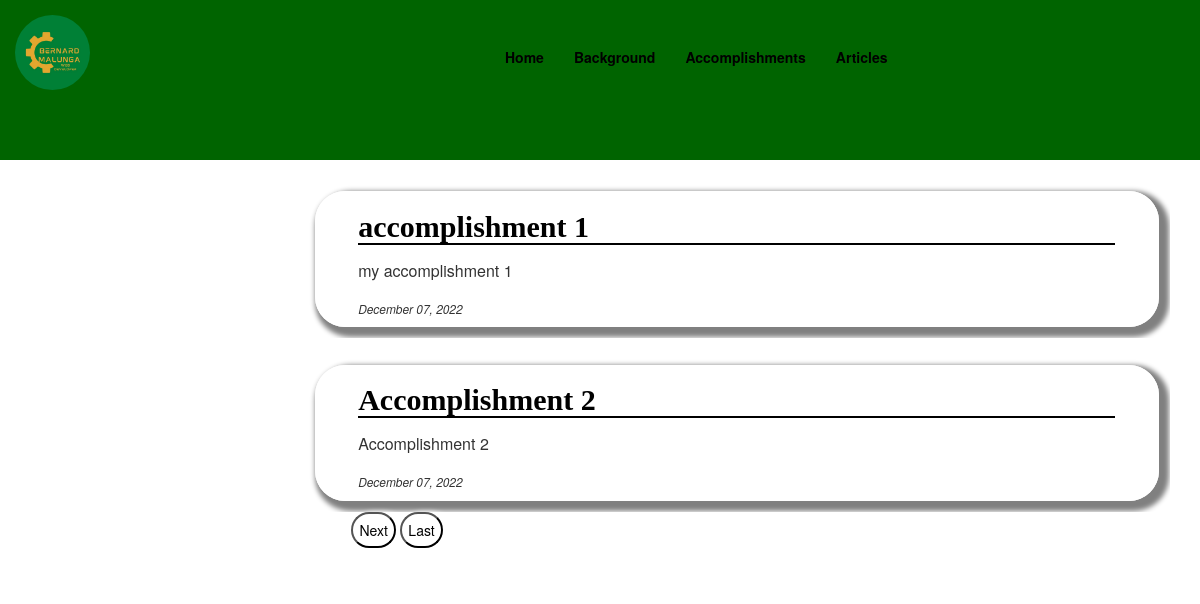
Page /post/ on the earlier database version.
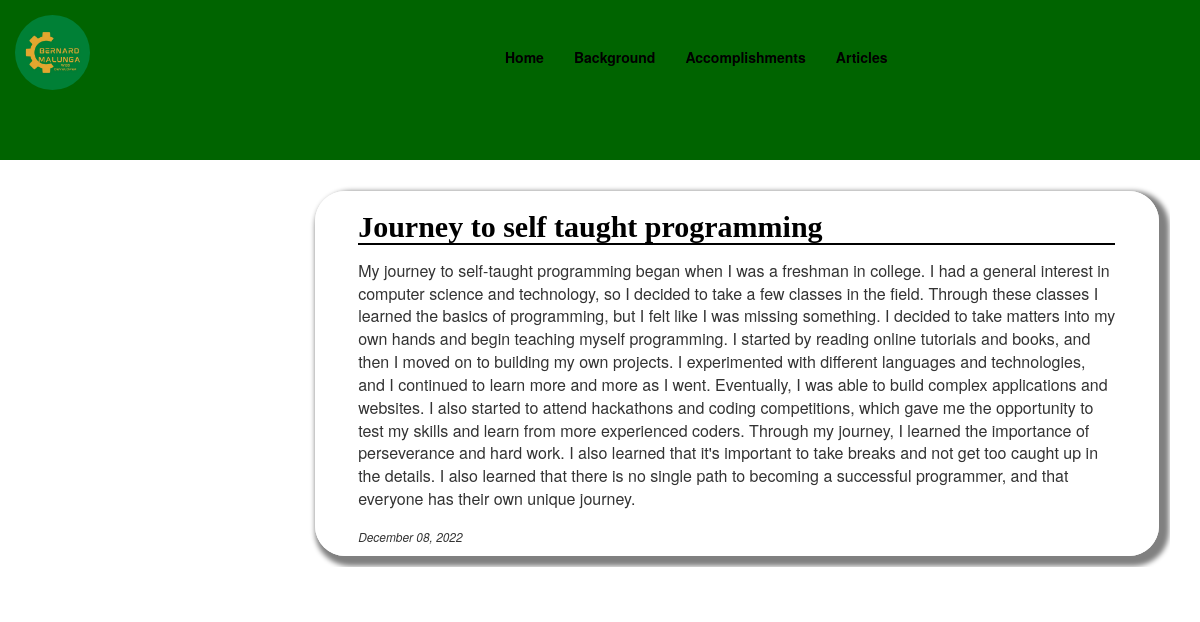
Same page on the later database version.
### mywebsite/models.py (models this page shows, shortened)
class Post(models.Model):
    title = models.CharField(max_length=50)
    content= RichTextUploadingField(blank=True, null=True)
    image = models.ImageField(null=True, blank=True, upload_to='mypics' )
    date = models.DateTimeField(default=timezone.now)

### mywebsite/views.py (the view)
# urls.py: path('post/', PostListView.as_view(), name='post'),
class PostListView(ListView):
    paginate_by= 2
    model = Post
    template_name= 'mywebsite/post.html'
    context_object_name= 'Posts'

### mywebsite/templates/mywebsite/post.html (shortened to what this page needs)
{% extends "mywebsite/home.html" %}
{% load static %}
{% load crispy_forms_tags %}
{% block content %}
<div id="container-content" class="container">
    <div class="container-column">
        {% for Post in object_list %}
             <article class="media content-section" style="padding-left:5%">
                <div class= "media-content">
                    <h2><a class="article-title" href={% url 'post_detail' pk=Post.pk%}>{{ Post.title }}</a></h2>
                    <p class="article-content">{{ Post.content | safe }}</p>
                    <small class="article-date">{{ Post.date|date:"F d, Y" }}</small>
                </div>
            </article>
        {% endfor %}
    </div>
<div class="pagination-el" style="margin-bottom:28px; margin-left:0%;
 padding-right:37%; padding-left:8%; text-align:center; margin-top:0;">
    {% if is_paginated %}
    <div>
        {% if page_obj.has_next %}
            <button>
                <a href="?page={{ page_obj.next_page_number }}">Next</a>
            </button>
            <button>
                <a href="?page={{ page_obj.paginator.num_pages }}">Last</a>
            </button>
            <span class="current">
            </span>
        </div>
        {% endif %}
    {% endif %}
    </div>
</div>
{% endblock %}

### mywebsite/templates/mywebsite/home.html (shortened to what this page needs)
{% load static %}
{% load crispy_forms_tags %}
{% load bootstrap5 %}
<!DOCTYPE html>
<html lang="en">
<head>
    <link rel="stylesheet" href="{% static 'styles.css'%}">
    <link rel="stylesheet" href="{% static 'css/bootstrap.min.css' %}">
</head>
<body>
    <header>
        <nav id="header-nav" class="navbar navbar-default">
            <div id="container" class="container">
                    <div Id="navbar-header" class="navbar-header">
                        <ul id="nav-link-logo" class="navbar-brand">
                                <img  id="logo-img" class="pull-left visible-md visible-lg" src={% static 'Bernard_logo.jpg' %}>
                        </ul>
                    </div>
                <div id="left-nav-bar" class="left-nav-bar">
                    <div id="collapsable-nav" class="collapse navbar-collapse left-nav-link">
                        <ul class=" nav navbar-nav navbar-right" >
                            <li  id="nav-link" class="nav-link"  ><a href={% url 'home'%}>Home</a></li>
                            <li id="nav-link" class="nav-link"><a href={% url 'career'%}>Background</a></li>
                            <li  id="nav-link" class="nav-link"><a href={% url 'Accomplishment'%}>Accomplishments</a></li>
                            <li  id="nav-link" class="nav-link"><a href={% url 'post'%}>Articles</a></li>
                        </ul>
                    </div>
                </div>
            </div>
        </nav>
    </header>
    {% block content %}{% endblock %}

### static/styles.css (style rules this page uses)
* { margin:0%; padding: 0%; box-sizing: border-box; }
body { background-color:white; color:black; min-height:100vh; }
#header-nav { background-color: darkgreen; max-width: 100%; height:20vh; border-radius: 0; border: 0; }
#container>#navbar-header { margin-right: -25px; margin-left: -15px; }
#container { max-width: 100%; display: flex; }
#logo-img { width:15%; border:0px solid; border-radius:50%; }
#collapsable-nav li { color: black; font-weight: bold; cursor: pointer; text-decoration: none; list-style: none; display: flex; margin-top:5%; }
nav { margin:0; }
#collapsable-nav { text-align: center; align-content: center; color: black; }
#collapsable-nav li a { transition-property: font-size; transition-duration: 1s; transition-delay: 0.5s; transition-timing-function: ease-in; color: black; }
a { color: black; text-decoration: none; }
#collapsable-nav { margin-right:-35px; margin-left:-25px }
.collapse { position:relative; top:.75rem; flex-direction: column; justify-content: space-between; width:5%; height: 10%; margin-top:1%; right:0.5rem; border:0%; border-radius: 0%; clear: both; }
.article-title { margin-top: 20%; font-weight: bold; font-family: 'Times New Roman', Times, serif; }

### mywebsite/templates/mywebsite/post.html (style rules this page uses)
* { margin:0%; padding: 0%; box-sizing: border-box; }
article { margin-top:2%; align-content:center; margin-left:20%; padding-right:10%; padding:1%; }
.media-content { border: 1px solid white; border-radius:30px; max-width:100%; padding-left:5%; padding-right:5%; padding-bottom:1%; box-shadow:5px 5px 5px 5px grey; }
.article-title { margin-top:2%; align-content:center; }
p { margin-top:2%; font-size:medium; }
a { text-decoration:none; color:black; }
h2 { margin-bottom:2%; margin-top:2%; border-bottom:2px solid black; max-width:100%; }
.article-date { margin-right:2%; font-style:italic; margin-top:5%; }

Differences in the rows shown:
removed Post: title "accomplishment 1", content "my accomplishment 1", date "December 07, 2022"
removed Post: title "Accomplishment 2", content "Accomplishment 2", date "December 07, 2022"
now on this page (row edited): Post: title "Journey to self taught programming", content "My journey to self-taught programming began when I was a freshman in college. I had a general interest in computer science and technology, so I decided to take a few classes in the field. Through these classes I learned the basics of programming, but I felt like I was missing something. I decided to take matters into my own hands and begin teaching myself programming. I started by reading online tutorials and books, and then I moved on to building my own projects. I experimented with different languages and technologies, and I continued to learn more and more as I went. Eventually, I was able to build complex applications and websites. I also started to attend hackathons and coding…", date "December 08, 2022"
Other differences:
text no longer shown: "Next Last"
